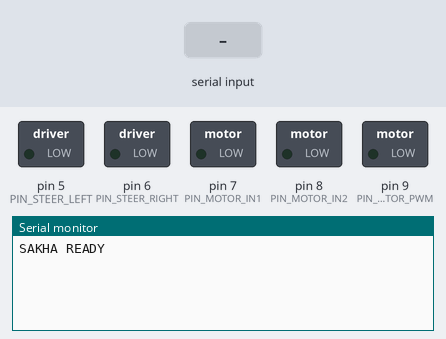
A sketch run on a simulated Arduino Uno, built with avr-gcc and run on an emulated ATmega328P. Shown: switched loads named in the sketch (green lamp = pin HIGH), the last lines printed to the serial monitor. The test bench sets the inputs (shaded band).

Above: at 1.2 s.
1.3 s: "PING 1\n" received over Serial
At 2.5 s:
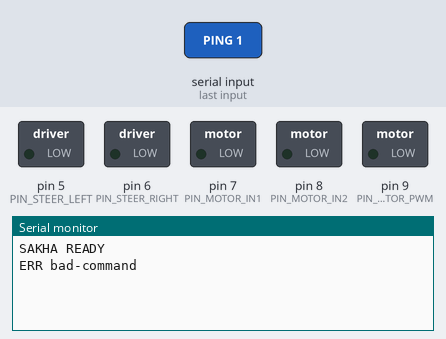
2.8 s: "PING\n" received over Serial
At 3.8 s:
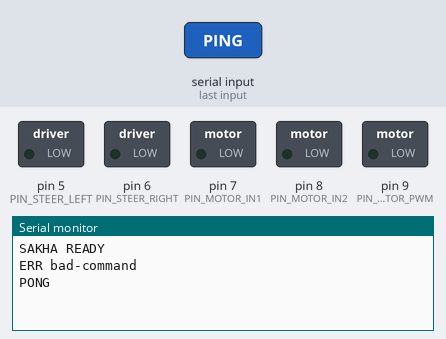
4.3 s: "STOP\n" received over Serial
At 5.0 s:
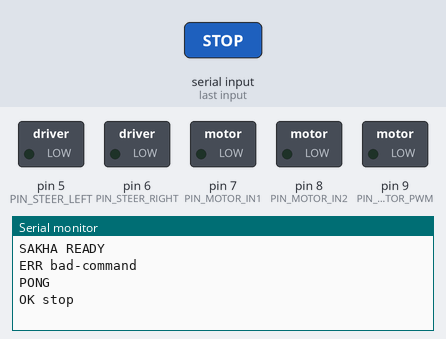

Measured:
- after the input at 1.3 s, the serial monitor: prints a new line at once (image 1)
- after the input at 2.8 s, the serial monitor: prints a new line at once (image 2)
- after the input at 4.3 s, the serial monitor: prints a new line at once (image 3)

The sketch:

sakha_controller.ino
```cpp
/*
 * Sakha wheelchair retrofit controller.
 *
 * Hardware assumptions:
 * - HC-05 Bluetooth module wired to the Arduino serial port.
 * - External brushed DC motor driver with IN1, IN2 and PWM/enable pins.
 * - Optional left/right steering pins if the mechanical build supports them.
 *
 * The phone-side app must verify the enrolled speaker before sending commands.
 * The firmware still has a watchdog so a dropped link cannot leave the motor on.
 */

const uint8_t PIN_MOTOR_IN1 = 7;
const uint8_t PIN_MOTOR_IN2 = 8;
const uint8_t PIN_MOTOR_PWM = 9;
const uint8_t PIN_STEER_LEFT = 5;
const uint8_t PIN_STEER_RIGHT = 6;

const unsigned long COMMAND_TIMEOUT_MS = 900;
const size_t LINE_LIMIT = 48;

char lineBuffer[LINE_LIMIT];
size_t lineLen = 0;
unsigned long lastCommandMs = 0;

enum Motion {
  MOTION_STOP,
  MOTION_FORWARD,
  MOTION_BACKWARD,
  MOTION_LEFT,
  MOTION_RIGHT
};

void setup() {
  pinMode(PIN_MOTOR_IN1, OUTPUT);
  pinMode(PIN_MOTOR_IN2, OUTPUT);
  pinMode(PIN_MOTOR_PWM, OUTPUT);
  pinMode(PIN_STEER_LEFT, OUTPUT);
  pinMode(PIN_STEER_RIGHT, OUTPUT);

  Serial.begin(9600);
  applyMotion(MOTION_STOP, 0);
  Serial.println("SAKHA READY");
}

void loop() {
  while (Serial.available() > 0) {
    char ch = (char)Serial.read();
    if (ch == '\r') {
      continue;
    }
    if (ch == '\n') {
      lineBuffer[lineLen] = '\0';
      handleLine(lineBuffer);
      lineLen = 0;
    } else if (lineLen + 1 < LINE_LIMIT) {
      lineBuffer[lineLen++] = ch;
    } else {
      lineLen = 0;
      applyMotion(MOTION_STOP, 0);
      Serial.println("ERR line-too-long");
    }
  }

  if (millis() - lastCommandMs > COMMAND_TIMEOUT_MS) {
    applyMotion(MOTION_STOP, 0);
  }
}

void handleLine(char *line) {
  trimLeading(line);
  uppercase(line);

  if (strcmp(line, "PING") == 0) {
    Serial.println("PONG");
    return;
  }

  if (strcmp(line, "STOP") == 0) {
    applyMotion(MOTION_STOP, 0);
    lastCommandMs = millis();
    Serial.println("OK stop");
    return;
  }

  Motion motion = MOTION_STOP;
  int speed = 0;
  bool ok = parseMove(line, &motion, &speed);
  if (!ok) {
    applyMotion(MOTION_STOP, 0);
    Serial.println("ERR bad-command");
    return;
  }

  applyMotion(motion, clampSpeed(speed));
  lastCommandMs = millis();
  Serial.println("OK move");
}

bool parseMove(char *line, Motion *motion, int *speed) {
  char *verb = strtok(line, " ");
  char *dir = strtok(NULL, " ");
  char *value = strtok(NULL, " ");
  char *extra = strtok(NULL, " ");

  if (!verb || !dir || extra || strcmp(verb, "MOVE") != 0) {
    return false;
  }

  if (strcmp(dir, "FORWARD") == 0) {
    *motion = MOTION_FORWARD;
  } else if (strcmp(dir, "BACKWARD") == 0) {
    *motion = MOTION_BACKWARD;
  } else if (strcmp(dir, "LEFT") == 0) {
    *motion = MOTION_LEFT;
  } else if (strcmp(dir, "RIGHT") == 0) {
    *motion = MOTION_RIGHT;
  } else {
    return false;
  }

  *speed = value ? atoi(value) : 160;
  return true;
}

void applyMotion(Motion motion, int speed) {
  digitalWrite(PIN_STEER_LEFT, LOW);
  digitalWrite(PIN_STEER_RIGHT, LOW);

  switch (motion) {
    case MOTION_FORWARD:
      digitalWrite(PIN_MOTOR_IN1, HIGH);
      digitalWrite(PIN_MOTOR_IN2, LOW);
      analogWrite(PIN_MOTOR_PWM, speed);
      break;
    case MOTION_BACKWARD:
      digitalWrite(PIN_MOTOR_IN1, LOW);
      digitalWrite(PIN_MOTOR_IN2, HIGH);
      analogWrite(PIN_MOTOR_PWM, speed);
      break;
    case MOTION_LEFT:
      digitalWrite(PIN_STEER_LEFT, HIGH);
      digitalWrite(PIN_MOTOR_IN1, HIGH);
      digitalWrite(PIN_MOTOR_IN2, LOW);
      analogWrite(PIN_MOTOR_PWM, speed);
      break;
    case MOTION_RIGHT:
      digitalWrite(PIN_STEER_RIGHT, HIGH);
      digitalWrite(PIN_MOTOR_IN1, HIGH);
      digitalWrite(PIN_MOTOR_IN2, LOW);
      analogWrite(PIN_MOTOR_PWM, speed);
      break;
    case MOTION_STOP:
    default:
      digitalWrite(PIN_MOTOR_IN1, LOW);
      digitalWrite(PIN_MOTOR_IN2, LOW);
      analogWrite(PIN_MOTOR_PWM, 0);
      break;
  }
}

int clampSpeed(int speed) {
  if (speed < 0) {
    return 0;
  }
  if (speed > 255) {
    return 255;
  }
  return speed;
}

void uppercase(char *s) {
  for (; *s; ++s) {
    if (*s >= 'a' && *s <= 'z') {
      *s = (char)(*s - 'a' + 'A');
    }
  }
}

void trimLeading(char *s) {
  size_t i = 0;
  while (s[i] == ' ' || s[i] == '\t') {
    ++i;
  }
  if (i > 0) {
    memmove(s, s + i, strlen(s + i) + 1);
  }
}
```
